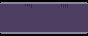

Tiled map render using the project's own tile images. Description and the whole map definition, tile-layer contents included, below:
An orthogonal 22x9 tile map with 4x4 px tiles, 2 tile layers (bg, solid), 2 tilesets and 11 objects.

<map version="1.0" tiledversion="1.0.2" orientation="orthogonal" renderorder="right-down" width="22" height="9" tilewidth="4" tileheight="4" backgroundcolor="#000000" nextobjectid="62">
 <tileset firstgid="1" source="test.tsx" />
 <tileset firstgid="26" source="objs.tsx" />
 <layer name="bg" width="22" height="9">
  <data encoding="csv">
0,0,0,0,0,0,0,0,0,0,0,0,0,0,0,0,0,0,0,0,0,0,
3,3,3,3,3,3,23,24,3,3,3,3,3,3,3,24,24,3,3,3,3,3,
3,3,3,3,3,3,3,3,3,3,3,3,3,3,3,3,3,3,3,3,3,3,
3,3,3,3,3,3,3,3,3,3,3,3,3,3,3,3,3,3,3,3,3,3,
3,3,3,3,3,3,3,3,3,3,3,3,3,3,3,3,3,3,3,3,3,3,
3,3,3,3,3,3,3,3,3,3,3,3,3,3,3,3,3,3,3,3,3,3,
3,3,3,3,3,3,3,3,3,3,3,3,3,3,3,3,3,3,3,3,3,3,
3,3,3,3,3,3,3,3,3,3,3,3,3,3,3,3,3,3,3,3,3,3,
0,0,0,0,0,0,0,0,0,0,0,0,0,0,0,0,0,0,0,0,0,0
</data>
 </layer>
 <layer name="solid" width="22" height="9">
  <data encoding="csv">
13,14,14,14,14,14,14,14,14,14,14,14,14,14,14,14,14,14,14,14,14,15,
0,0,0,0,0,0,0,0,0,0,0,0,0,0,0,0,0,0,0,0,0,0,
0,0,0,0,0,0,0,0,0,0,0,0,0,0,0,0,0,0,0,0,0,0,
0,0,0,0,0,0,0,0,0,0,0,0,0,0,0,0,0,0,0,0,0,0,
0,0,0,0,0,0,0,0,0,0,0,0,0,0,0,0,0,0,0,0,0,0,
0,0,0,0,0,0,0,0,0,0,0,0,0,0,0,0,0,0,0,0,0,0,
0,0,0,0,0,0,0,0,0,0,0,0,0,0,0,0,0,0,0,0,0,0,
0,0,0,0,0,0,0,0,0,0,0,0,0,0,0,0,0,0,0,0,0,0,
10,11,11,11,11,11,11,11,11,11,11,11,11,11,11,11,11,11,11,11,11,12
</data>
 </layer>
 <objectgroup name="objects" offsetx="0" offsety="4">
  <object id="7" gid="21" x="20" y="28" width="3" height="4" />
  <object id="8" gid="21" x="24" y="28" width="3" height="4" />
  <object id="15" gid="27" x="22" y="21" width="4" height="2" />
  <object id="16" gid="29" x="6.0606" y="25.5151" width="3" height="6" />
  <object id="17" gid="26" x="78.8182" y="24" width="5" height="4" />
  <object id="37" gid="27" x="62" y="21" width="4" height="2" />
  <object id="55" gid="21" x="61" y="28" width="3" height="4" />
  <object id="56" gid="21" x="65" y="28" width="3" height="4" />
  <object id="57" gid="41" x="29" y="14" width="8" height="9" />
  <object id="60" gid="42" x="50" y="14" width="8" height="9" />
  <object id="61" gid="43" x="39" y="12" width="9" height="9" />
 </objectgroup>
</map>